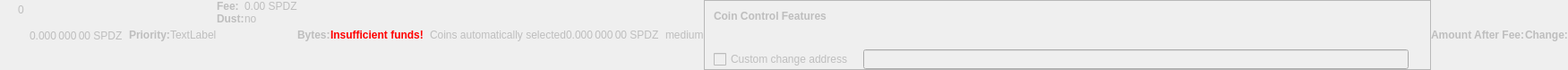
    <widget class="QWidget" name="dummyHideWidget" native="true">
     <property name="enabled">
      <bool>false</bool>
     </property>
     <property name="maximumSize">
      <size>
       <width>100</width>
       <height>22</height>
      </size>
     </property>
     <layout class="QHBoxLayout" name="dummyHideLayout">
      <property name="spacing">
       <number>0</number>
      </property>
      <property name="leftMargin">
       <number>0</number>
      </property>
      <property name="topMargin">
       <number>0</number>
      </property>
      <property name="rightMargin">
       <number>0</number>
      </property>
      <property name="bottomMargin">
       <number>0</number>
      </property>
      <item>
       <layout class="QFormLayout" name="formLayoutCoinControl1">
        <property name="horizontalSpacing">
         <number>10</number>
        </property>
        <property name="verticalSpacing">
         <number>14</number>
        </property>
        <property name="leftMargin">
         <number>10</number>
        </property>
        <property name="topMargin">
         <number>4</number>
        </property>
        <property name="rightMargin">
         <number>6</number>
        </property>
        <item row="0" column="1">
         <widget class="QLabel" name="labelCoinControlBytes">
          <property name="cursor">
           <cursorShape>IBeamCursor</cursorShape>
          </property>
          <property name="contextMenuPolicy">
           <enum>Qt::ActionsContextMenu</enum>
          </property>
          <property name="text">
           <string notr="true">0</string>
          </property>
          <property name="textInteractionFlags">
           <set>Qt::LinksAccessibleByMouse|Qt::TextSelectableByKeyboard|Qt::TextSelectableByMouse</set>
          </property>
         </widget>
        </item>
       </layout>
      </item>
      <item>
       <widget class="QLabel" name="labelCoinControlAfterFee">
        <property name="enabled">
         <bool>false</bool>
        </property>
        <property name="sizePolicy">
         <sizepolicy hsizetype="Fixed" vsizetype="Fixed">
          <horstretch>0</horstretch>
          <verstretch>0</verstretch>
         </sizepolicy>
        </property>
        <property name="minimumSize">
         <size>
          <width>111</width>
          <height>12</height>
         </size>
        </property>
        <property name="maximumSize">
         <size>
          <width>111</width>
          <height>12</height>
         </size>
        </property>
        <property name="cursor">
         <cursorShape>IBeamCursor</cursorShape>
        </property>
        <property name="contextMenuPolicy">
         <enum>Qt::ActionsContextMenu</enum>
        </property>
        <property name="text">
         <string notr="true">0.000 000 00 SPDZ</string>
        </property>
        <property name="textInteractionFlags">
         <set>Qt::LinksAccessibleByMouse|Qt::TextSelectableByKeyboard|Qt::TextSelectableByMouse</set>
        </property>
       </widget>
      </item>
      <item>
       <widget class="QLabel" name="labelCoinControlPriorityText">
        <property name="enabled">
         <bool>false</bool>
        </property>
        <property name="font">
         <font>
          <weight>75</weight>
          <bold>true</bold>
         </font>
        </property>
        <property name="text">
         <string>Priority:</string>
        </property>
       </widget>
      </item>
      <item>
       <layout class="QHBoxLayout" name="horizontalLayout">
        <item>
         <widget class="QLabel" name="WarningLabel">
          <property name="text">
           <string>TextLabel</string>
          </property>
         </widget>
        </item>
       </layout>
      </item>
      <item>
       <layout class="QFormLayout" name="formLayoutCoinControl3">
        <property name="horizontalSpacing">
         <number>0</number>
        </property>
        <property name="verticalSpacing">
         <number>0</number>
        </property>
        <property name="leftMargin">
         <number>0</number>
        </property>
        <property name="topMargin">
         <number>0</number>
        </property>
        <property name="rightMargin">
         <number>0</number>
        </property>
        <item row="0" column="0">
         <widget class="QLabel" name="labelCoinControlFeeText">
          <property name="enabled">
           <bool>false</bool>
          </property>
          <property name="font">
           <font>
            <weight>75</weight>
            <bold>true</bold>
           </font>
          </property>
          <property name="text">
           <string>Fee:</string>
          </property>
          <property name="margin">
           <number>0</number>
          </property>
         </widget>
        </item>
        <item row="0" column="1">
         <widget class="QLabel" name="labelCoinControlFee">
          <property name="enabled">
           <bool>false</bool>
          </property>
          <property name="cursor">
           <cursorShape>IBeamCursor</cursorShape>
          </property>
          <property name="contextMenuPolicy">
           <enum>Qt::ActionsContextMenu</enum>
          </property>
          <property name="text">
           <string notr="true">0.00 SPDZ</string>
          </property>
          <property name="textInteractionFlags">
           <set>Qt::LinksAccessibleByMouse|Qt::TextSelectableByKeyboard|Qt::TextSelectableByMouse</set>
          </property>
         </widget>
        </item>
        <item row="1" column="0">
         <widget class="QLabel" name="labelCoinControlLowOutputText">
          <property name="enabled">
           <bool>false</bool>
          </property>
          <property name="font">
           <font>
            <weight>75</weight>
            <bold>true</bold>
           </font>
          </property>
          <property name="text">
           <string>Dust:</string>
          </property>
         </widget>
        </item>
        <item row="1" column="1">
         <widget class="QLabel" name="labelCoinControlLowOutput">
          <property name="enabled">
           <bool>false</bool>
          </property>
          <property name="cursor">
           <cursorShape>IBeamCursor</cursorShape>
          </property>
          <property name="contextMenuPolicy">
           <enum>Qt::ActionsContextMenu</enum>
          </property>
          <property name="text">
           <string>no</string>
          </property>
          <property name="textInteractionFlags">
           <set>Qt::LinksAccessibleByMouse|Qt::TextSelectableByKeyboard|Qt::TextSelectableByMouse</set>
          </property>
         </widget>
        </item>
       </layout>
      </item>
      <item>
       <widget class="QLabel" name="labelCoinControlBytesText">
        <property name="enabled">
         <bool>false</bool>
        </property>
        <property name="font">
         <font>
          <weight>75</weight>
          <bold>true</bold>
         </font>
        </property>
        <property name="text">
         <string>Bytes:</string>
        </property>
       </widget>
      </item>
      <item>
       <layout class="QFormLayout" name="formLayoutCoinControl2">
        <property name="horizontalSpacing">
         <number>0</number>
        </property>
        <property name="verticalSpacing">
         <number>0</number>
        </property>
        <property name="leftMargin">
         <number>0</number>
        </property>
        <property name="topMargin">
         <number>0</number>
        </property>
        <property name="rightMargin">
         <number>0</number>
        </property>
       </layout>
      </item>
      <item>
       <layout class="QHBoxLayout" name="horizontalLayoutCoinControl2">
        <property name="spacing">
         <number>0</number>
        </property>
        <property name="bottomMargin">
         <number>0</number>
        </property>
       </layout>
      </item>
      <item>
       <widget class="QLabel" name="labelCoinControlInsuffFunds">
        <property name="enabled">
         <bool>false</bool>
        </property>
        <property name="minimumSize">
         <size>
          <width>0</width>
          <height>0</height>
         </size>
        </property>
        <property name="font">
         <font>
          <weight>75</weight>
          <bold>true</bold>
         </font>
        </property>
        <property name="styleSheet">
         <string notr="true">color:red;font-weight:bold;</string>
        </property>
        <property name="text">
         <string>Insufficient funds!</string>
        </property>
        <property name="margin">
         <number>5</number>
        </property>
       </widget>
      </item>
      <item>
       <layout class="QFormLayout" name="formLayoutCoinControl4">
        <property name="horizontalSpacing">
         <number>0</number>
        </property>
        <property name="verticalSpacing">
         <number>0</number>
        </property>
        <property name="leftMargin">
         <number>0</number>
        </property>
        <property name="topMargin">
         <number>0</number>
        </property>
        <property name="rightMargin">
         <number>0</number>
        </property>
       </layout>
      </item>
      <item>
       <widget class="QLabel" name="labelCoinControlChangeLabel">
        <property name="enabled">
         <bool>false</bool>
        </property>
        <property name="sizePolicy">
         <sizepolicy hsizetype="Preferred" vsizetype="Expanding">
          <horstretch>0</horstretch>
          <verstretch>0</verstretch>
         </sizepolicy>
        </property>
        <property name="minimumSize">
         <size>
          <width>0</width>
          <height>0</height>
         </size>
        </property>
        <property name="text">
         <string/>
        </property>
        <property name="margin">
         <number>3</number>
        </property>
       </widget>
      </item>
      <item>
       <widget class="QLabel" name="labelCoinControlAutomaticallySelected">
        <property name="enabled">
         <bool>false</bool>
        </property>
        <property name="sizePolicy">
         <sizepolicy hsizetype="Fixed" vsizetype="Fixed">
          <horstretch>0</horstretch>
          <verstretch>0</verstretch>
         </sizepolicy>
        </property>
        <property name="minimumSize">
         <size>
          <width>0</width>
          <height>0</height>
         </size>
        </property>
        <property name="maximumSize">
         <size>
          <width>240</width>
          <height>16777215</height>
         </size>
        </property>
        <property name="text">
         <string>Coins automatically selected</string>
        </property>
        <property name="margin">
         <number>5</number>
        </property>
       </widget>
      </item>
      <item>
       <widget class="QLabel" name="labelCoinControlChange">
        <property name="enabled">
         <bool>false</bool>
        </property>
        <property name="sizePolicy">
         <sizepolicy hsizetype="Fixed" vsizetype="Fixed">
          <horstretch>0</horstretch>
          <verstretch>0</verstretch>
         </sizepolicy>
        </property>
        <property name="minimumSize">
         <size>
          <width>111</width>
          <height>0</height>
         </size>
        </property>
        <property name="maximumSize">
         <size>
          <width>111</width>
          <height>16777215</height>
         </size>
        </property>
        <property name="cursor">
         <cursorShape>IBeamCursor</cursorShape>
        </property>
        <property name="contextMenuPolicy">
         <enum>Qt::ActionsContextMenu</enum>
        </property>
        <property name="text">
         <string notr="true">0.000 000 00 SPDZ</string>
        </property>
        <property name="textInteractionFlags">
         <set>Qt::LinksAccessibleByMouse|Qt::TextSelectableByKeyboard|Qt::TextSelectableByMouse</set>
        </property>
       </widget>
      </item>
      <item>
       <widget class="QLabel" name="labelCoinControlPriority">
        <property name="enabled">
         <bool>false</bool>
        </property>
        <property name="cursor">
         <cursorShape>IBeamCursor</cursorShape>
        </property>
        <property name="contextMenuPolicy">
         <enum>Qt::ActionsContextMenu</enum>
        </property>
        <property name="text">
         <string>medium</string>
        </property>
        <property name="textInteractionFlags">
         <set>Qt::LinksAccessibleByMouse|Qt::TextSelectableByKeyboard|Qt::TextSelectableByMouse</set>
        </property>
       </widget>
      </item>
      <item>
       <widget class="QFrame" name="frameCoinControl">
        <property name="sizePolicy">
         <sizepolicy hsizetype="Expanding" vsizetype="Expanding">
          <horstretch>0</horstretch>
          <verstretch>0</verstretch>
         </sizepolicy>
        </property>
        <property name="maximumSize">
         <size>
          <width>16777215</width>
          <height>16777215</height>
         </size>
        </property>
        <property name="frameShape">
         <enum>QFrame::StyledPanel</enum>
        </property>
        <property name="frameShadow">
         <enum>QFrame::Sunken</enum>
        </property>
        <layout class="QVBoxLayout" name="verticalLayoutCoinControl2_2">
         <property name="spacing">
          <number>0</number>
         </property>
         <property name="leftMargin">
          <number>0</number>
         </property>
         <property name="topMargin">
          <number>0</number>
         </property>
         <property name="rightMargin">
          <number>0</number>
         </property>
         <property name="bottomMargin">
          <number>0</number>
         </property>
         <item>
          <layout class="QVBoxLayout" name="verticalLayoutCoinControl" stretch="0,0,0,1">
           <property name="spacing">
            <number>0</number>
           </property>
           <property name="leftMargin">
            <number>10</number>
           </property>
           <property name="topMargin">
            <number>10</number>
           </property>
           <item>
            <layout class="QHBoxLayout" name="horizontalLayoutCoinControl1">
             <property name="bottomMargin">
              <number>15</number>
             </property>
             <item>
              <widget class="QLabel" name="labelCoinControlFeatures">
               <property name="enabled">
                <bool>false</bool>
               </property>
               <property name="sizePolicy">
                <sizepolicy hsizetype="Preferred" vsizetype="Maximum">
                 <horstretch>0</horstretch>
                 <verstretch>0</verstretch>
                </sizepolicy>
               </property>
               <property name="font">
                <font>
                 <weight>75</weight>
                 <bold>true</bold>
                </font>
               </property>
               <property name="styleSheet">
                <string notr="true">font-weight:bold;</string>
               </property>
               <property name="text">
                <string>Coin Control Features</string>
               </property>
              </widget>
             </item>
            </layout>
           </item>
           <item>
            <widget class="QWidget" name="widgetCoinControl" native="true">
             <property name="sizePolicy">
              <sizepolicy hsizetype="Preferred" vsizetype="Preferred">
               <horstretch>0</horstretch>
               <verstretch>0</verstretch>
              </sizepolicy>
             </property>
             <property name="minimumSize">
              <size>
               <width>0</width>
               <height>0</height>
              </size>
             </property>
             <property name="styleSheet">
              <string notr="true"/>
             </property>
             <layout class="QHBoxLayout" name="horizontalLayoutCoinControl5_2">
              <property name="leftMargin">
               <number>0</number>
              </property>
              <property name="topMargin">
               <number>0</number>
              </property>
              <property name="rightMargin">
               <number>0</number>
              </property>
              <property name="bottomMargin">
               <number>0</number>
              </property>
              <item>
               <layout class="QHBoxLayout" name="horizontalLayoutCoinControl3">
                <property name="spacing">
                 <number>20</number>
                </property>
                <property name="topMargin">
                 <number>0</number>
                </property>
                <property name="bottomMargin">
                 <number>10</number>
                </property>
               </layout>
              </item>
             </layout>
            </widget>
           </item>
           <item>
            <layout class="QHBoxLayout" name="horizontalLayoutCoinControl4" stretch="0,0,0">
             <property name="spacing">
              <number>12</number>
             </property>
             <property name="sizeConstraint">
              <enum>QLayout::SetDefaultConstraint</enum>
             </property>
             <property name="topMargin">
              <number>5</number>
             </property>
             <property name="rightMargin">
              <number>5</number>
             </property>
             <item>
              <widget class="QCheckBox" name="checkBoxCoinControlChange">
               <property name="enabled">
                <bool>false</bool>
               </property>
               <property name="toolTip">
                <string>If this is activated, but the change address is empty or invalid, change will be sent to a newly generated address.</string>
               </property>
               <property name="text">
                <string>Custom change address</string>
               </property>
              </widget>
             </item>
             <item>
              <widget class="QValidatedLineEdit" name="lineEditCoinControlChange">
               <property name="enabled">
                <bool>false</bool>
               </property>
               <property name="sizePolicy">
                <sizepolicy hsizetype="Expanding" vsizetype="Fixed">
                 <horstretch>0</horstretch>
                 <verstretch>0</verstretch>
                </sizepolicy>
               </property>
              </widget>
             </item>
             <item>
              <widget class="QLabel" name="labelCoinControlChangeLabel_2">
               <property name="sizePolicy">
                <sizepolicy hsizetype="Preferred" vsizetype="Expanding">
                 <horstretch>0</horstretch>
                 <verstretch>0</verstretch>
                </sizepolicy>
               </property>
               <property name="minimumSize">
                <size>
                 <width>0</width>
                 <height>0</height>
                </size>
               </property>
               <property name="text">
                <string/>
               </property>
               <property name="margin">
                <number>3</number>
               </property>
              </widget>
             </item>
            </layout>
           </item>
           <item>
            <spacer name="verticalSpacerCoinControl">
             <property name="orientation">
              <enum>Qt::Vertical</enum>
             </property>
             <property name="sizeHint" stdset="0">
              <size>
               <width>800</width>
               <height>1</height>
              </size>
             </property>
            </spacer>
           </item>
          </layout>
         </item>
        </layout>
       </widget>
      </item>
      <item>
       <widget class="QLabel" name="labelCoinControlAfterFeeText">
        <property name="enabled">
         <bool>false</bool>
        </property>
        <property name="minimumSize">
         <size>
          <width>0</width>
          <height>0</height>
         </size>
        </property>
        <property name="maximumSize">
         <size>
          <width>16777215</width>
          <height>16777215</height>
         </size>
        </property>
        <property name="font">
         <font>
          <weight>75</weight>
          <bold>true</bold>
         </font>
        </property>
        <property name="text">
         <string>Amount After Fee:</string>
        </property>
        <property name="alignment">
         <set>Qt::AlignLeading|Qt::AlignLeft|Qt::AlignVCenter</set>
        </property>
        <property name="margin">
         <number>0</number>
        </property>
       </widget>
      </item>
      <item>
       <widget class="QLabel" name="labelCoinControlChangeText">
        <property name="enabled">
         <bool>false</bool>
        </property>
        <property name="sizePolicy">
         <sizepolicy hsizetype="Preferred" vsizetype="Preferred">
          <horstretch>0</horstretch>
          <verstretch>0</verstretch>
         </sizepolicy>
        </property>
        <property name="minimumSize">
         <size>
          <width>0</width>
          <height>0</height>
         </size>
        </property>
        <property name="maximumSize">
         <size>
          <width>16777215</width>
          <height>16777215</height>
         </size>
        </property>
        <property name="font">
         <font>
          <weight>75</weight>
          <bold>true</bold>
         </font>
        </property>
        <property name="text">
         <string>Change:</string>
        </property>
        <property name="alignment">
         <set>Qt::AlignLeading|Qt::AlignLeft|Qt::AlignVCenter</set>
        </property>
       </widget>
      </item>
     </layout>
    </widget>
